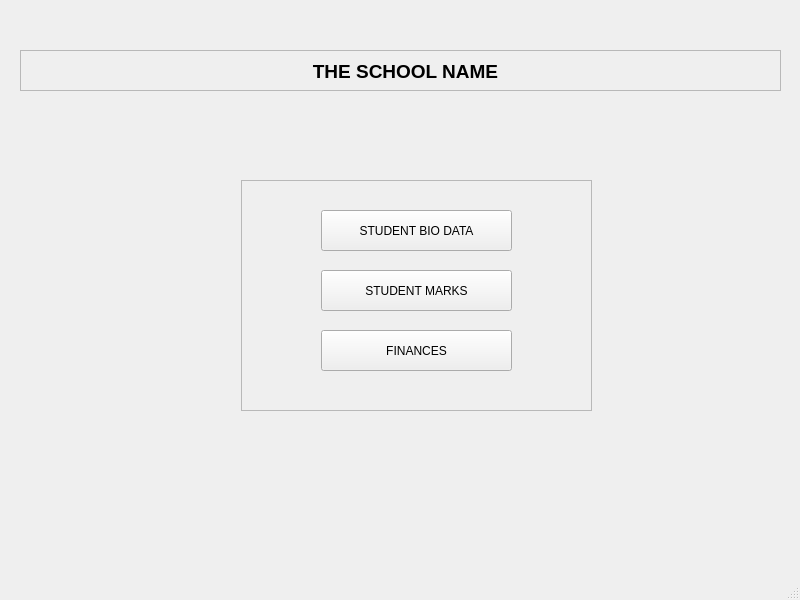
<?xml version="1.0" encoding="UTF-8"?>
<ui version="4.0">
 <class>MainWindow</class>
 <widget class="QMainWindow" name="MainWindow">
  <property name="geometry">
   <rect>
    <x>0</x>
    <y>0</y>
    <width>800</width>
    <height>600</height>
   </rect>
  </property>
  <property name="windowTitle">
   <string>MainWindow</string>
  </property>
  <widget class="QWidget" name="centralwidget">
   <widget class="QFrame" name="framebuttons">
    <property name="geometry">
     <rect>
      <x>241</x>
      <y>180</y>
      <width>351</width>
      <height>231</height>
     </rect>
    </property>
    <property name="frameShape">
     <enum>QFrame::StyledPanel</enum>
    </property>
    <property name="frameShadow">
     <enum>QFrame::Raised</enum>
    </property>
    <widget class="QPushButton" name="biodata">
     <property name="geometry">
      <rect>
       <x>80</x>
       <y>30</y>
       <width>191</width>
       <height>41</height>
      </rect>
     </property>
     <property name="text">
      <string>STUDENT BIO DATA</string>
     </property>
    </widget>
    <widget class="QPushButton" name="performance">
     <property name="geometry">
      <rect>
       <x>80</x>
       <y>90</y>
       <width>191</width>
       <height>41</height>
      </rect>
     </property>
     <property name="text">
      <string>STUDENT MARKS</string>
     </property>
    </widget>
    <widget class="QPushButton" name="finance">
     <property name="geometry">
      <rect>
       <x>80</x>
       <y>150</y>
       <width>191</width>
       <height>41</height>
      </rect>
     </property>
     <property name="text">
      <string>FINANCES</string>
     </property>
    </widget>
   </widget>
   <widget class="QWidget" name="horizontalLayoutWidget">
    <property name="geometry">
     <rect>
      <x>11</x>
      <y>40</y>
      <width>781</width>
      <height>441</height>
     </rect>
    </property>
    <layout class="QHBoxLayout" name="horizontalLayout"/>
   </widget>
   <widget class="QFrame" name="schnameframe">
    <property name="geometry">
     <rect>
      <x>20</x>
      <y>50</y>
      <width>761</width>
      <height>41</height>
     </rect>
    </property>
    <property name="frameShape">
     <enum>QFrame::StyledPanel</enum>
    </property>
    <property name="frameShadow">
     <enum>QFrame::Raised</enum>
    </property>
    <widget class="QLabel" name="schoolname">
     <property name="geometry">
      <rect>
       <x>270</x>
       <y>10</y>
       <width>231</width>
       <height>20</height>
      </rect>
     </property>
     <property name="text">
      <string>&lt;html&gt;&lt;head/&gt;&lt;body&gt;&lt;p align=&quot;center&quot;&gt;&lt;span style=&quot; font-size:14pt; font-weight:600;&quot;&gt;THE SCHOOL NAME&lt;/span&gt;&lt;/p&gt;&lt;/body&gt;&lt;/html&gt;</string>
     </property>
    </widget>
   </widget>
  </widget>
  <widget class="QStatusBar" name="statusbar"/>
 </widget>
 <resources/>
 <connections/>
</ui>
